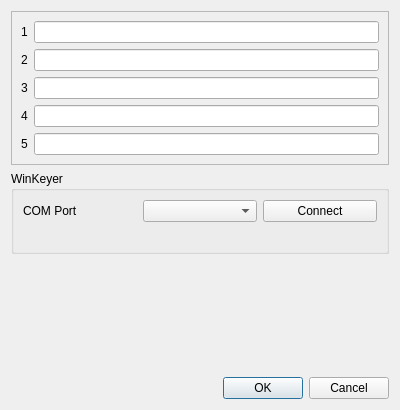
<?xml version="1.0" encoding="UTF-8"?>
<ui version="4.0">
 <class>DialogCWKeyer</class>
 <widget class="QDialog" name="DialogCWKeyer">
  <property name="geometry">
   <rect>
    <x>0</x>
    <y>0</y>
    <width>400</width>
    <height>410</height>
   </rect>
  </property>
  <property name="windowTitle">
   <string>CW Keyer Setup</string>
  </property>
  <layout class="QFormLayout" name="formLayout">
   <item row="0" column="0" colspan="2">
    <widget class="QFrame" name="frame">
     <property name="frameShape">
      <enum>QFrame::StyledPanel</enum>
     </property>
     <property name="frameShadow">
      <enum>QFrame::Raised</enum>
     </property>
     <layout class="QFormLayout" name="formLayout_2">
      <item row="0" column="0">
       <widget class="QLabel" name="label_cwK1">
        <property name="text">
         <string>1</string>
        </property>
       </widget>
      </item>
      <item row="0" column="1">
       <widget class="QLineEdit" name="lineEdit_cwK1"/>
      </item>
      <item row="1" column="0">
       <widget class="QLabel" name="label_cwK2">
        <property name="text">
         <string>2</string>
        </property>
       </widget>
      </item>
      <item row="1" column="1">
       <widget class="QLineEdit" name="lineEdit_cwK2"/>
      </item>
      <item row="2" column="0">
       <widget class="QLabel" name="label_cwK3">
        <property name="text">
         <string>3</string>
        </property>
       </widget>
      </item>
      <item row="2" column="1">
       <widget class="QLineEdit" name="lineEdit_cwK3"/>
      </item>
      <item row="3" column="0">
       <widget class="QLabel" name="label_cwK4">
        <property name="text">
         <string>4</string>
        </property>
       </widget>
      </item>
      <item row="3" column="1">
       <widget class="QLineEdit" name="lineEdit_cwK4"/>
      </item>
      <item row="4" column="0">
       <widget class="QLabel" name="label_cwK5">
        <property name="text">
         <string>5</string>
        </property>
       </widget>
      </item>
      <item row="4" column="1">
       <widget class="QLineEdit" name="lineEdit_cwK5"/>
      </item>
     </layout>
    </widget>
   </item>
   <item row="1" column="0" colspan="2">
    <widget class="QGroupBox" name="groupBox">
     <property name="title">
      <string>WinKeyer</string>
     </property>
     <layout class="QGridLayout" name="gridLayout">
      <item row="0" column="0">
       <widget class="QLabel" name="label_comPort">
        <property name="text">
         <string>COM Port</string>
        </property>
       </widget>
      </item>
      <item row="0" column="1">
       <widget class="QComboBox" name="comboBox_comPort"/>
      </item>
      <item row="0" column="2">
       <widget class="QPushButton" name="pushButton_Connect">
        <property name="text">
         <string>Connect</string>
        </property>
        <property name="checkable">
         <bool>true</bool>
        </property>
       </widget>
      </item>
      <item row="1" column="0">
       <widget class="QLabel" name="label_wkVersion">
        <property name="text">
         <string/>
        </property>
       </widget>
      </item>
     </layout>
    </widget>
   </item>
   <item row="2" column="1">
    <spacer name="verticalSpacer">
     <property name="orientation">
      <enum>Qt::Vertical</enum>
     </property>
     <property name="sizeHint" stdset="0">
      <size>
       <width>20</width>
       <height>40</height>
      </size>
     </property>
    </spacer>
   </item>
   <item row="3" column="1">
    <widget class="QDialogButtonBox" name="buttonBox">
     <property name="orientation">
      <enum>Qt::Horizontal</enum>
     </property>
     <property name="standardButtons">
      <set>QDialogButtonBox::Cancel|QDialogButtonBox::Ok</set>
     </property>
    </widget>
   </item>
  </layout>
 </widget>
 <resources/>
 <connections>
  <connection>
   <sender>buttonBox</sender>
   <signal>accepted()</signal>
   <receiver>DialogCWKeyer</receiver>
   <slot>accept()</slot>
   <hints>
    <hint type="sourcelabel">
     <x>248</x>
     <y>254</y>
    </hint>
    <hint type="destinationlabel">
     <x>157</x>
     <y>274</y>
    </hint>
   </hints>
  </connection>
  <connection>
   <sender>buttonBox</sender>
   <signal>rejected()</signal>
   <receiver>DialogCWKeyer</receiver>
   <slot>reject()</slot>
   <hints>
    <hint type="sourcelabel">
     <x>316</x>
     <y>260</y>
    </hint>
    <hint type="destinationlabel">
     <x>286</x>
     <y>274</y>
    </hint>
   </hints>
  </connection>
 </connections>
</ui>
